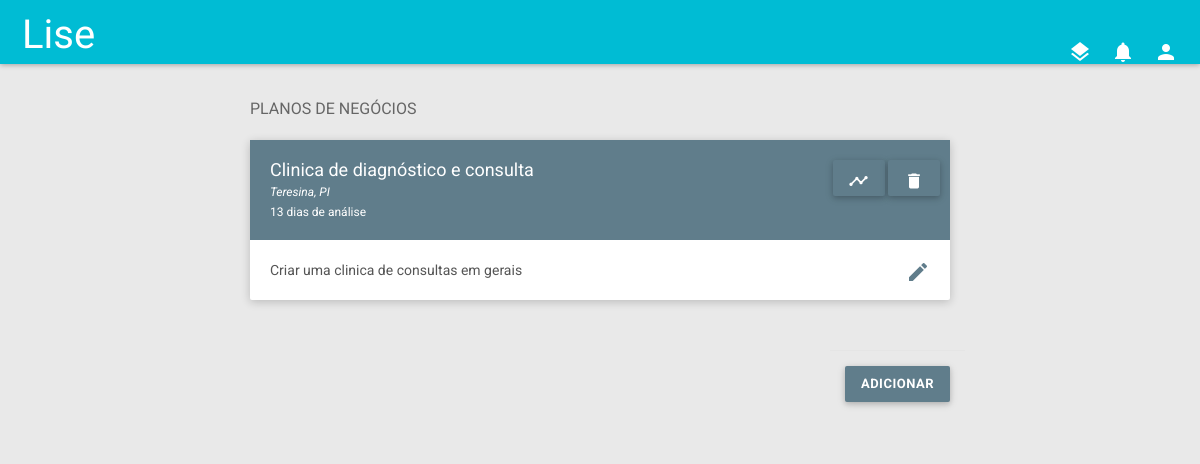
Screenshot of / (signed in) with the database file from the repository.
### managedata/models.py (models this page shows, shortened)
class BusinessPlan(models.Model):
    STATUS = (('solicitado','Solicitado'),('ativo','Ativo'),('cancelado','Cancelado'))
    description = models.CharField(max_length=240)
    state = models.CharField(max_length=100)
    city = models.CharField(max_length=100)
    enterprising = models.ForeignKey('Enterprising', on_delete=models.CASCADE)
    create_date = models.DateField()
    status = models.CharField(max_length=15, choices=STATUS, default='solicitado')
    category = models.ForeignKey('CategoryBusiness', on_delete=models.CASCADE, related_name='business_plans')
    def ageDays(self):
        return (date.today() - self.create_date).days
    def location(self):
        return '%s, %s' % (self.city, self.state)

class CategoryBusiness(models.Model):
    specialty = models.CharField(max_length=240, unique=True)
    branch = models.ManyToManyField('Branch')
    active = models.BooleanField(default=True)

### liseapp/views.py (the view)
# urls.py: url(r'^$', views.index, name='index'),
def index(request):
    profile = profileLoggedIn(request)
    plans = BusinessPlan.objects.filter(enterprising=profile, status='ativo')
    if request.method == 'POST':
        form = EditDescriptionPlan(request.POST)
        if form.is_valid():
            plan = BusinessPlan.objects.get(id=form.cleaned_data.get('id'))
            plan.description = form.cleaned_data.get('description')
            plan.save(force_update=True)
            return redirect('liseapp:index')
    else:
        form = EditDescriptionPlan()
    vals = dict(dict_base(request), **{'plans':plans, 'form':form})
    return render(request, 'index.html', vals)

### liseapp/models.py (called while the page is built)
    def days_ago_created(self):
        ago = (datetime.now().date() - self.date.date()).days
        return 'hoje' if ago == 0 else '1 dia atrás'if ago==1 else '%d dias atrás' % (ago)

    def get_href(self):
        return reverse('liseapp:notifications', kwargs={'pk':self.id})

### liseapp/views.py (called while the page is built)
def profileLoggedIn(request):
    return Enterprising.objects.get(user=request.user)

def dict_base(request):
    profile = profileLoggedIn(request)
    n = Notification.objects.filter(user=profile)[:5]
    n_not_viewed = Notification.objects.filter(user=profile, viewed=False)[:5]
    return {'notifications':n, 'noti_no_viewed': n_not_viewed}

### liseapp/templates/index.html (shortened to what this page needs)
{% extends 'base.html' %}
{% block body %}
    <section class="content" id="sem-margem">
        <div class="container-fluid">
            <div class="row clearfix">
                <div class="col-lg-8 col-lg-push-2 col-md-8 col-md-push-2 col-sm-12 col-xs-12">
                    <div class="row clearfix block-header" >
                        <div class="col-lg-9 col-md-8 col-sm-10 col-xs-10">
                            <h2>PLANOS DE NEGÓCIOS</h2>
                        </div>
                    </div>
                    <div class="row clearfix">
                        {% for plan in plans %}
                        <div class="col-lg-12 col-md-12 col-sm-12 col-xs-12">
                            <div class="card">
                                <div class="header bg-blue-grey">
                                    <h2>
                                        {{ plan.category.specialty }}<br><small><em>{{ plan.location }}</em></small>
                                        <small>{{ plan.ageDays }} dias de análise</small>
                                    </h2>
                                    <ul class="header-dropdown m-r--5">
                                        <li>
                                            <button  onclick="window.location = '{% url 'liseapp:dashboard-details' plan.id %}';" type="button" class="btn bg-blue-grey waves-effect">
                                                <i class="material-icons">timeline</i>
                                            </button>
                                        </li>
                                        <li>
                                            <button type="button" onclick="deletarPlano({{ plan.id }});" class="btn bg-blue-grey waves-effect">
                                                <i class="material-icons">delete</i>
                                            </button>
                                        </li>
                                    </ul>
                                </div>
                                <div class="body">
                                    <div class="link-blue-grey" style="float: right; ">
                                        <a class="dropdown-toggle" type="button" data-toggle="modal" data-target="#editDecription">
                                            <i class="material-icons" style="color:#607D8B;">edit</i>
                                        </a>
                                    </div>
                                    {{ plan.description }}
                                </div>
                            </div>
                        </div>
                        {% endfor %}
                    </div>
                    <div class="modal-footer link" style="float: right;">
                        <a type="button" class="btn bg-blue-grey waves-effect" href="{% url 'liseapp:register-plan' %}"><b>ADICIONAR</b></a>
                    </div>
                </div>
            </div>
        </div>
    </section>
{% endblock %}

### rows the page displays
BusinessPlan: category.specialty "Clinica de diagnóstico e consulta", location "Teresina, PI", ageDays "13", description "Criar uma clinica de consultas em gerais"
